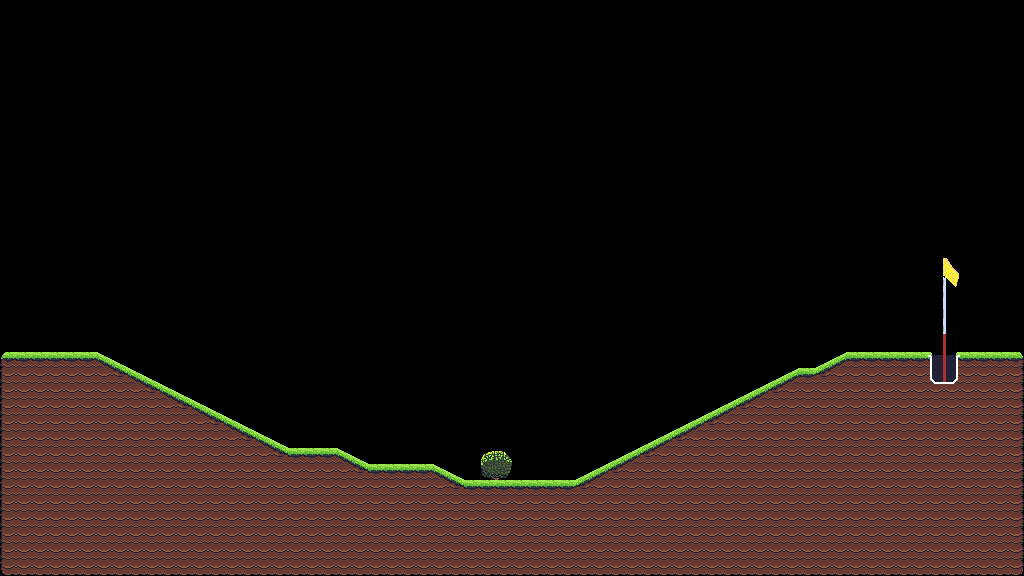

A level layout from a 2D game, rendered from its tile map. Below: a short description, then the map file with tile-grid data replaced by summaries:
An orthogonal 64x36 tile map with 16x16 px tiles, 1 tile layer (Level), 2 tilesets and 188 objects (116x collide, 2x finish, bushes).

<map version="1.10" tiledversion="1.11.1" orientation="orthogonal" renderorder="right-down" width="64" height="36" tilewidth="16" tileheight="16" infinite="0" nextlayerid="8" nextobjectid="7636">
 <tileset firstgid="1" name="prototype" tilewidth="16" tileheight="16" tilecount="128" columns="16">
  <image source="images/prototype.png" width="256" height="128" />
  <tile id="0" type="ground" />
  <tile id="1" type="ground" />
  <tile id="2" type="ground" />
  <tile id="3" type="ground" />
  <tile id="4" type="ground" />
 </tileset>
 <tileset firstgid="129" name="all2" tilewidth="16" tileheight="16" tilecount="210" columns="14">
  <image source="images/all2.png" width="224" height="244" />
 </tileset>
 <layer id="1" name="Level" width="64" height="36">
  <data>[2304 cells, 698 non-empty, 38 distinct tile ids]</data>
 </layer>
 <objectgroup id="7" name="Bushes_Leaf_Object">
  <object id="7626" name="bushes" x="480" y="448" width="32" height="32" />
 </objectgroup>
 <objectgroup id="6" name="Bushes_Object">
  <object id="7625" x="483" y="451.5" width="26.5" height="28.5" />
  <object id="7625" x="483" y="451.5" width="26.5" height="28.5" />
 </objectgroup>
 <objectgroup id="2" name="Ground_Object">
  <object id="7441" type="collide" x="1008" y="352" width="16" height="16" />
  <object id="7442" type="collide" x="0" y="352" width="16" height="16" />
  <object id="7443" type="collide" x="16" y="352" width="16" height="16" />
  <object id="7444" type="collide" x="32" y="352" width="16" height="16" />
  <object id="7445" type="collide" x="48" y="352" width="16" height="16" />
  <object id="7446" type="collide" x="64" y="352" width="16" height="16" />
  <object id="7447" type="collide" x="80" y="352" width="16" height="16" />
  <object id="7448" type="collide" x="848" y="352" width="16" height="16" />
  <object id="7449" type="collide" x="864" y="352" width="16" height="16" />
  <object id="7450" type="collide" x="880" y="352" width="16" height="16" />
  <object id="7451" type="collide" x="896" y="352" width="16" height="16" />
  <object id="7452" type="collide" x="912" y="352" width="16" height="16" />
  <object id="7453" type="collide" x="960" y="352" width="16" height="16" />
  <object id="7454" type="collide" x="976" y="352" width="16" height="16" />
  <object id="7455" type="collide" x="992" y="352" width="16" height="16" />
  <object id="7456" type="collide" x="800" y="368" width="16" height="16" />
  <object id="7457" type="collide" x="288" y="448" width="16" height="16" />
  <object id="7458" type="collide" x="304" y="448" width="16" height="16" />
  <object id="7459" type="collide" x="320" y="448" width="16" height="16" />
  <object id="7460" type="collide" x="368" y="464" width="16" height="16" />
  <object id="7461" type="collide" x="384" y="464" width="16" height="16" />
  <object id="7462" type="collide" x="400" y="464" width="16" height="16" />
  <object id="7463" type="collide" x="416" y="464" width="16" height="16" />
  <object id="7464" type="collide" x="464" y="480" width="16" height="16" />
  <object id="7465" type="collide" x="512" y="480" width="16" height="16" />
  <object id="7466" type="collide" x="528" y="480" width="16" height="16" />
  <object id="7467" type="collide" x="544" y="480" width="16" height="16" />
  <object id="7468" type="collide" x="560" y="480" width="16" height="16" />
  <object id="7469" type="collide" x="0" y="560" width="16" height="16" />
  <object id="7470" type="collide" x="0" y="368" width="16" height="16" />
  <object id="7471" type="collide" x="0" y="384" width="16" height="16" />
  <object id="7472" type="collide" x="0" y="400" width="16" height="16" />
  <object id="7473" type="collide" x="0" y="416" width="16" height="16" />
  <object id="7474" type="collide" x="0" y="432" width="16" height="16" />
  <object id="7475" type="collide" x="0" y="448" width="16" height="16" />
  <object id="7476" type="collide" x="0" y="464" width="16" height="16" />
  <object id="7477" type="collide" x="0" y="480" width="16" height="16" />
  <object id="7478" type="collide" x="0" y="496" width="16" height="16" />
  <object id="7479" type="collide" x="0" y="512" width="16" height="16" />
  <object id="7480" type="collide" x="0" y="528" width="16" height="16" />
  <object id="7481" type="collide" x="0" y="544" width="16" height="16" />
  <object id="7482" x="832.261" y="359.913">
   <polygon points="0,0 15.5217,-7.69565 15.5652,5.3913" />
  </object>
  <object id="7483" x="784.261" y="375.913">
   <polygon points="0,0 15.5217,-7.69565 15.5652,5.3913" />
  </object>
  <object id="7484" x="752.261" y="391.913">
   <polygon points="0,0 15.5217,-7.69565 15.5652,5.3913" />
  </object>
  <object id="7485" x="720.261" y="407.913">
   <polygon points="0,0 15.5217,-7.69565 15.5652,5.3913" />
  </object>
  <object id="7486" x="688.261" y="423.913">
   <polygon points="0,0 15.5217,-7.69565 15.5652,5.3913" />
  </object>
  </objectgroup>
 <objectgroup id="3" name="Hole_Object">
  <!-- 8 objects omitted --></objectgroup>
 <objectgroup id="5" name="Spawn_Object">
  <!-- 1 objects omitted --></objectgroup>
</map>
<!-- 139 of 188 objects omitted -->
